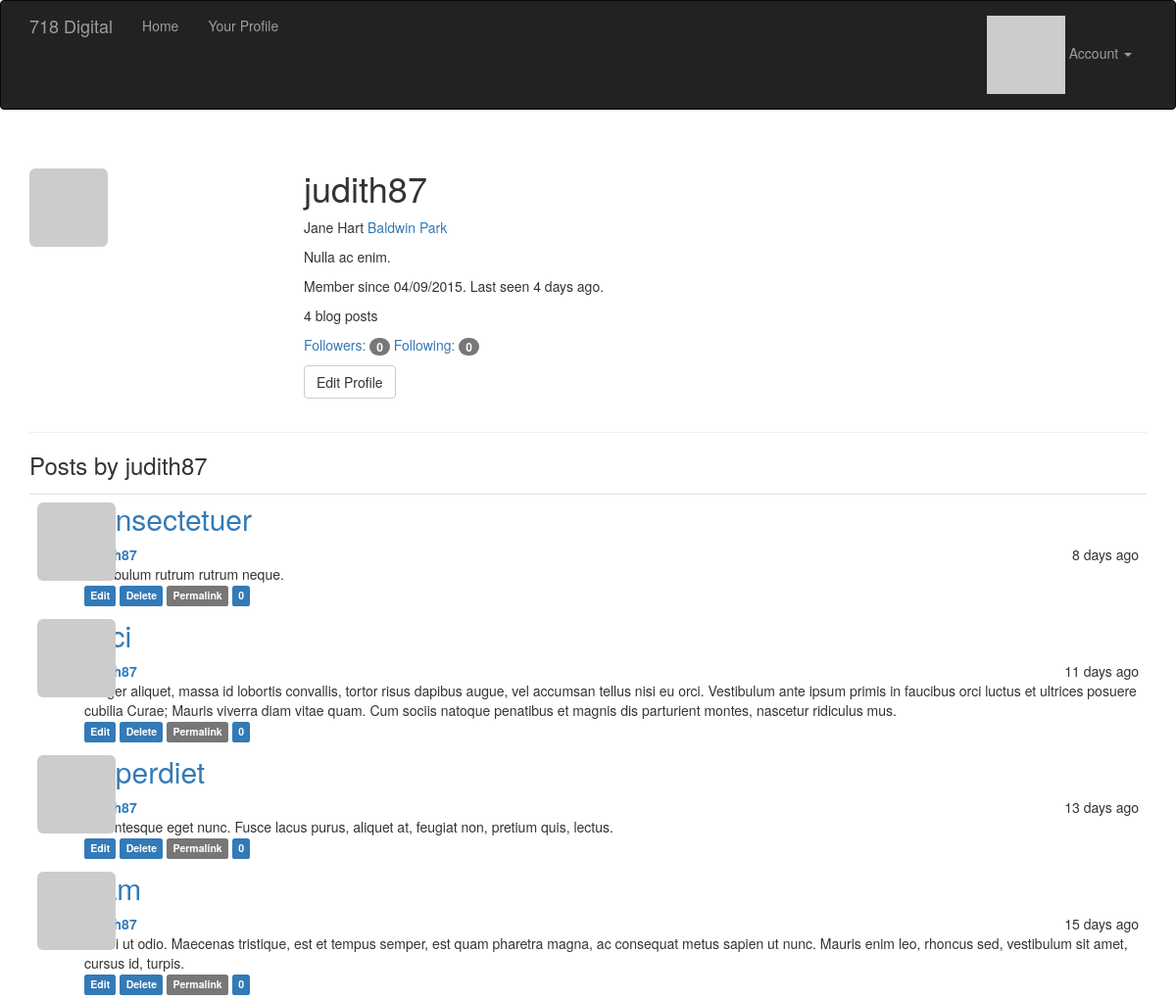
/user/judith87 (signed in), run on the app's committed database.
### app/models.py (models this page shows, shortened)
class User(UserMixin, db.Model):
	__tablename__ = 'users'
	id = db.Column(db.Integer, primary_key=True)
	email = db.Column(db.String(64), unique=True, index=True)
	location = db.Column(db.String(64))
	about_me = db.Column(db.Text())
	member_since = db.Column(db.DateTime(), default=datetime.utcnow)
	last_seen = db.Column(db.DateTime(), default=datetime.utcnow)
	username = db.Column(db.String(64), unique=True, index=True)
	name = db.Column(db.String(64))
	role_id = db.Column(db.Integer, db.ForeignKey('roles.id'))
	password_hash = db.Column(db.String(128))
	confirmed = db.Column(db.Boolean, default=False)
	avatar_hash = db.Column(db.String(32))
	posts = db.relationship('Post', backref='author', lazy='dynamic')
	comments = db.relationship('Comment', backref='author', lazy='dynamic')
	followed = db.relationship('Follow',
								foreign_keys=[Follow.follower_id],
								backref=db.backref('follower', lazy='joined'),
								lazy='dynamic',
								cascade='all, delete-orphan')
	followers = db.relationship('Follow',
								foreign_keys=[Follow.followed_id],
								backref=db.backref('followed', lazy='joined'),
								lazy='dynamic',
								cascade='all, delete-orphan')
	@property
	def password(self):
		raise AttributeError('password is not a readable attribute')
	def can(self, permissions):
		return self.role is not None and \
		(self.role.permissions & permissions) == permissions
	def is_administrator(self):
		return self.can(Permission.ADMINISTER)
	def gravatar(self, size=100, default='identicon', rating='g'):
		if request.is_secure:
			url = "https://secure.gravatar.com/avatar"
		else:
			url = 'https://www.gravatar.com/avatar'
		hash = self.avatar_hash or hashlib.md5(self.email.encode('utf-8')).hexdigest()
		return '{url}/{hash}?s={size}&d={default}&r={rating}'.format(url=url, hash=hash,
																	size=size, default=default,
																	rating=rating)

class Post(db.Model):
	__tablename__ = 'posts'
	id = db.Column(db.Integer, primary_key=True)
	title = db.Column(db.String(120))
	body = db.Column(db.Text)
	body_html = db.Column(db.Text)
	timestamp = db.Column(db.DateTime, index=True, default=datetime.utcnow)
	author_id = db.Column(db.Integer, db.ForeignKey('users.id'))
	comments = db.relationship('Comment', backref='post', lazy='dynamic')

### app/main/views.py (the view)
@main.route('/user/<username>')
def user(username):
	user = User.query.filter_by(username=username).first_or_404()
	page = request.args.get('page', 1, type=int)
	pagination = user.posts.order_by(Post.timestamp.desc()).paginate(
		page, per_page=current_app.config['POSTS_PER_PAGE'], error_out=False)
	posts = pagination.items
	return render_template('user.html', user=user, posts=posts, pagination=pagination)

### app/auth/views.py (called while the page is built)
@auth.before_app_request
def before_request():
	if current_user.is_authenticated():
		current_user.ping
		if not current_user.confirmed and request.endpoint[:5] != 'auth.':
			return redirect(url_for('auth.unconfirmed'))

### app/main/__init__.py (called while the page is built)
@main.app_context_processor
def inject_permissions():
	return dict(Permission=Permission)

### app/models.py (called while the page is built)
@login_manager.user_loader
def load_user(user_id):
	return User.query.get(int(user_id))

### app/templates/user.html (shortened to what this page needs)
{% extends 'base.html' %}
{% block page_content %}
<div class="page-header">
	<img class="img-rounded profile-thumbnail" src="{{ user.gravatar(size=256) }}">
	<div class="profile-header">
		<h1>{{ user.username }}</h1>
		{% if user.name or user.location %}
		<p>
			{% if user.name %}{{ user.name }}{% endif %}
			{% if user.location %}
				<a href="http://maps.google.com/?q={{ user.location }}">{{ user.location }}</a>
			{% endif %}
		</p>
		{% endif %}
		{% if user.about_me %}
		<p>{{ user.about_me }}</p>
		{% endif %}
		<p>
			Member since {{ moment(user.member_since).format('L') }}.
			Last seen {{ moment(user.last_seen).fromNow() }}.
		</p>
		<p>{{ user.posts.count() }} blog posts</p>
		<p>
			<a href="{{ url_for('.followers', username=user.username) }}">Followers: <span class="badge">{{ user.followers.count() - 1 }}</span></a>
			<a href="{{ url_for('.followed_by', username=user.username) }}">Following: <span class="badge">{{ user.followed.count() - 1 }}</span></a>
		</p>
		<p>
			{% if user==current_user %}
			<a class="btn btn-default" href="{{ url_for('.edit_profile') }}">Edit Profile</a>
			{% endif %}
		</p>
	</div>
</div>
<h3>Posts by {{ user.username }}</h3>
{% include '_posts.html' %}
{% endblock %}

### app/templates/_posts.html
<ul class="posts">
	{% for post in posts %}
	<li class="post">
		<div class="profile-thumbnail">
			<a href="{{ url_for('.user', username=post.author.username) }}">
				<img class="img-rounded profile-thumbnail" src="{{ post.author.gravatar(size=40) }}">
			</a>
		</div>
		<div class="post-content">
			<div class="post-title"><a href="{{ url_for('.post', id=post.id) }}"><h2>{{ post.title }}</h2></a></div>
			<div class="post-date">{{ moment(post.timestamp).fromNow() }}</div>
			<div class="post-author">
				<a href="{{ url_for('.user', username=post.author.username) }}">{{ post.author.username }}</a>
			</div>
			<div class="post-body">
				{% if post.body_html %}
					{{ post.body_html | safe }}
				{% else %}
					{{post.body }}
				{% endif %}
			</div>
			<div class="post-footer">
				{% if current_user == post.author %}
				<a href="{{ url_for('.edit', id=post.id) }}"><span class="label label-primary">Edit</span></a>
				<a href="{{ url_for('.delete', id=post.id) }}"><span class="label label-primary">Delete</span></a>
				{% elif current_user.is_administrator() %}
				<a href="{{ url_for('.edit', id=post.id) }}"><span class="label label-primary">Edit [Admin]</span></a>
				<a href="{{ url_for('.delete', id=post.id) }}"><span class="label label-primary">Delete [Admin]</span></a>
				{% endif %}
				<a href="{{ url_for('.post', id=post.id) }}"><span class="label label-default">Permalink</span></a>
				<a href="{{ url_for('.post', id=post.id) }}#comments"><span class="label label-primary">{{ post.comments.count() }}</span></a>
			</div>
		</div>
	</li>
	{% endfor %}
</ul>

### app/static/styles.css (style rules this page uses)
.profile-thumbnail { position: absolute; }
.profile-header { min-height: 260px; margin-left: 280px; }
ul.posts { list-style-type: none; padding: 0; margin: 16px 0 0 0; border-top: 1px solid #e0e0e0; }
ul.posts li.post { padding: 8px; border-bottom: 1px, solid #e0e0e0; }
div.post-date { float: right; }
div.post-author { font-weight: bold; }
div.post-content { margin-left: 48px; min-height: 48px; }
div.post-title h2 { margin-top: 0; }

### data on the page
User: username "judith87", name "Jane Hart", location "Baldwin Park", about_me "Nulla ac enim.", member_since "04/09/2015", last_seen "4 days ago"
Post: title "consectetuer", timestamp "8 days ago", body "Vestibulum rutrum rutrum neque.", comments.count "0"
Post: timestamp "11 days ago", body "Integer aliquet, massa id lobortis convallis, tortor risus dapibus augue, vel accumsan tellus nisi eu orci. Vestibulum ante ipsum primis in faucibus orci luctus et ultrices posuere cubilia Curae; Mauris viverra diam vitae quam. Cum sociis natoque penatibus et magnis dis parturient montes, nascetur ridiculus mus.", comments.count "0"
Post: title "imperdiet", timestamp "13 days ago", body "Pellentesque eget nunc. Fusce lacus purus, aliquet at, feugiat non, pretium quis, lectus.", comments.count "0"
Post: timestamp "15 days ago", body "Morbi ut odio. Maecenas tristique, est et tempus semper, est quam pharetra magna, ac consequat metus sapien ut nunc. Mauris enim leo, rhoncus sed, vestibulum sit amet, cursus id, turpis.", comments.count "0"

### other printed values
{{ user.posts.count() }} "4"
{{ user.followers.count() - 1 }} "0"
{{ user.followed.count() - 1 }} "0"
